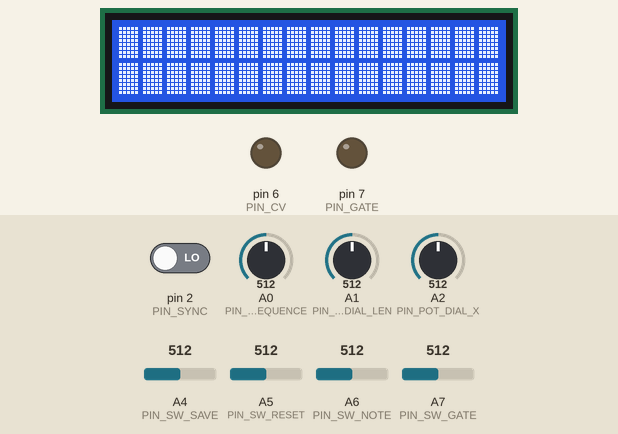
Recording of a sketch running on a simulated Arduino Nano, built with avr-gcc and run on an emulated ATmega328P. Parts: 16×2 character LCD, output pins drawn as LEDs (lit = HIGH). The test bench sets the inputs (shaded band); at power-on: A4 (PIN_SW_SAVE) = 512, A7 (PIN_SW_GATE) = 512, pin 2 (PIN_SYNC) LOW, A1 (PIN_POT_DIAL_LEN) = 512, A0 (PIN_POT_DIAL_SEQUENCE) = 512, A2 (PIN_POT_DIAL_X) = 512, A5 (PIN_SW_RESET) = 512, A6 (PIN_SW_NOTE) = 512. EEPROM starts erased.

Above: at 1.2 s.
1.3 s: A4 (PIN_SW_SAVE) set to 22
2.8 s: A4 (PIN_SW_SAVE) set to 17
At 4.0 s:
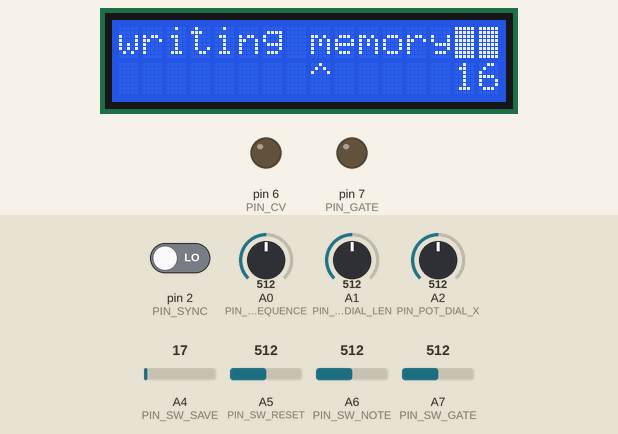
4.3 s: A7 (PIN_SW_GATE) set to 21
7.3 s: A7 (PIN_SW_GATE) set to 17
At 8.1 s:
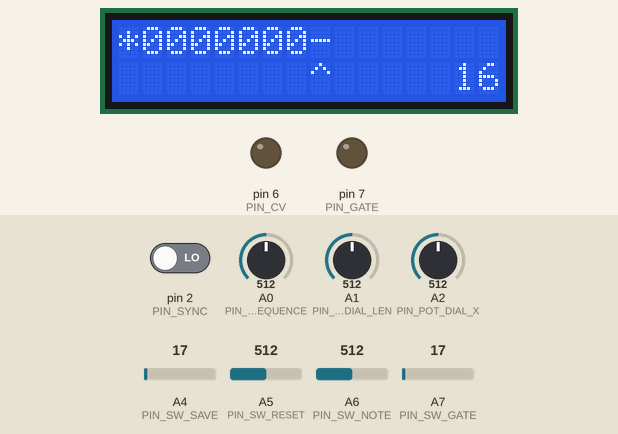
8.8 s: pin 2 (PIN_SYNC) driven HIGH
At 9.7 s:
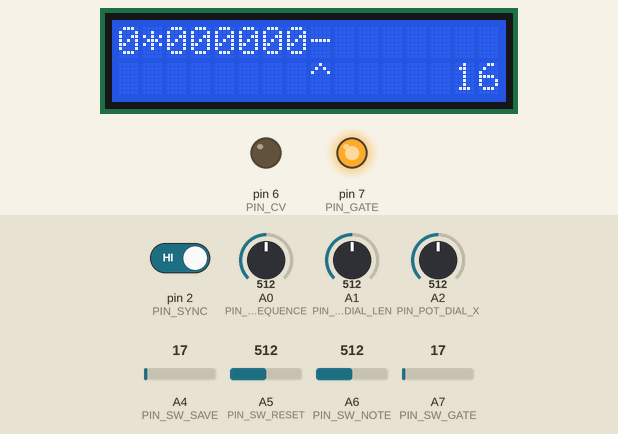
10.3 s: A1 (PIN_POT_DIAL_LEN) set to 67
At 11.5 s:
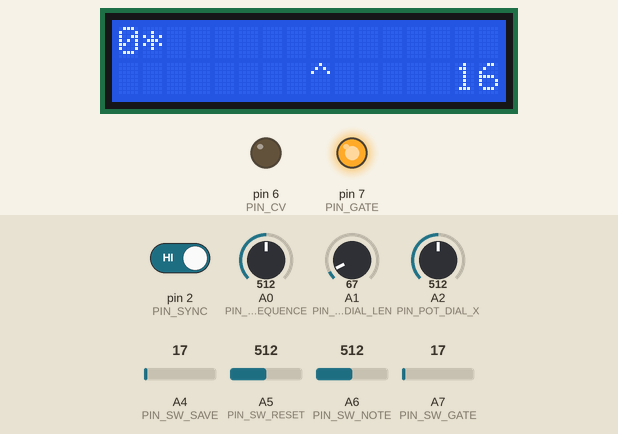
11.8 s: A1 (PIN_POT_DIAL_LEN) set to 57
At 12.8 s:
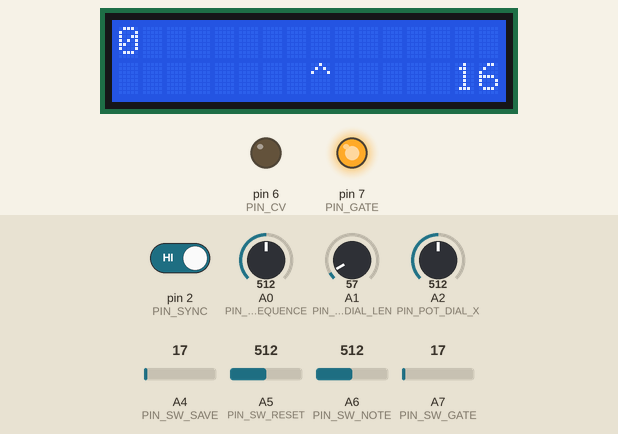
Timing chart, 0 to 14.3 s (numbered marks = the images above; inputs shaded):
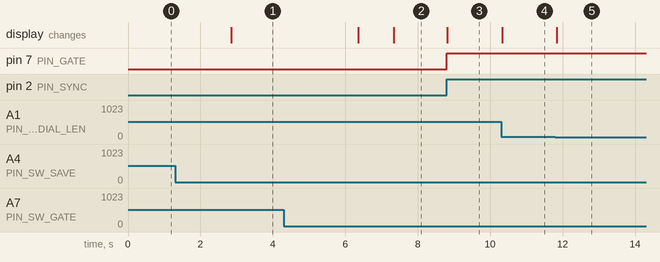

The sketch:

step_seq.ino
```cpp
#include <LiquidCrystal.h>
#include <EEPROM.h>

#include "step_seq.h"

// initialize the lcd library by associating any needed LCD interface pin
// with the arduino pin number it is connected to
LiquidCrystal lcd(PIN_RS, PIN_EN, PIN_D4, PIN_D5, PIN_D6, PIN_D7);

byte sequenceNotes[32][SEQUENCE_MAX_LEN];
byte sequenceGates[32][SEQUENCE_MAX_LEN];
char sequenceString[SEQUENCE_MAX_LEN];

byte sequenceLen = SEQUENCE_MAX_LEN;

byte stepPos = 0;

byte dialXPos = 0;

byte newStep = 1;

byte currentSequence = 0;
byte sequenceBuffer = 0;

byte switchGatePressed = 0;
byte switchesPressed[255];

void readDials(){
  sequenceLen = (analogRead(PIN_POT_DIAL_LEN) + 1) / 64;
  if(sequenceLen > 15) sequenceLen = 15;

  dialXPos = (analogRead(PIN_POT_DIAL_X) + 1) / 64;
  if(dialXPos > 15) dialXPos = 15;

  char cursorString[SEQUENCE_MAX_LEN];

  cursorString[14] = sequenceBuffer / 10 + 48;
  cursorString[15] = sequenceBuffer % 10 + 48;

  for(int i=0; i<SEQUENCE_MAX_LEN; i++){
    if(i==dialXPos) cursorString[i] = '^';
    else if(i < 14) cursorString[i] = ' ';
    // cursorString[i] = ' ';
  }

  lcd.setCursor(0, 1);
  lcd.print(cursorString);

  // lcd.setCursor(0, 1);
  // lcd.print(analogRead(PIN_SW_GATE));

  if(isButtonPress(PIN_SW_NOTE)){
    byte dialYPos = (analogRead(PIN_POT_DIAL_Y) + 1) / 64;
    if(dialYPos > 12) dialYPos = 12;
    sequenceNotes[currentSequence][dialXPos] = dialYPos;
  }

  sequenceBuffer = (analogRead(PIN_POT_DIAL_SEQUENCE) + 1) / 32;
}

byte isNewButtonPress(int pin) {
  if (!switchesPressed[pin]) {
      if (analogRead(pin) < BUTTON_TRESH) {
          switchesPressed[pin] = 1;

          return 1;
      }
  } else {
      if (analogRead(pin) > BUTTON_TRESH) {
          switchesPressed[pin] = 0;
      }
  }

  return 0;
}

byte isButtonPress(int pin) {
  if (analogRead(pin) < BUTTON_TRESH) {
    return 1;
  }

  return 0;
}

void writeSequences(){
  lcd.setCursor(0, 0);
  lcd.print("writing memory");

  for (int i = 0; i < 32; i++){
    for(int j=0; j<SEQUENCE_MAX_LEN; j++){
      EEPROM.write(i*SEQUENCE_MAX_LEN*2 + j, sequenceGates[i][j]);
      EEPROM.write(i*SEQUENCE_MAX_LEN*2 + SEQUENCE_MAX_LEN+j, sequenceNotes[i][j]);
    }
  }
}

void readSequences(){
  for (int i = 0; i < 32; i++){
    for(int j=0; j<SEQUENCE_MAX_LEN; j++){
      byte value = EEPROM.read(i*SEQUENCE_MAX_LEN*2 + j);
      sequenceGates[i][j] = value;

      value = EEPROM.read(i*SEQUENCE_MAX_LEN*2 + SEQUENCE_MAX_LEN+j);
      if(value > 12) value = 0;
      sequenceNotes[i][j] = value;
    }
  }
}

void readButtons(){
  if(isNewButtonPress(PIN_SW_GATE)){
    sequenceGates[currentSequence][dialXPos] = !sequenceGates[currentSequence][dialXPos];
  }

  if(isNewButtonPress(PIN_SW_RESET)){
    stepPos = 0;
  }

  if(isNewButtonPress(PIN_SW_SAVE)){
    writeSequences();
  }
}

void printSequence(){

  for(int i=0; i<SEQUENCE_MAX_LEN; i++){

    if(i>sequenceLen){
      sequenceString[i] = ' ';
    } else{;
      if(i ==  stepPos) sequenceString[i] = '*';
      else if(sequenceGates[currentSequence][i]){
        if(sequenceNotes[currentSequence][i] == 10) sequenceString[i] = 1;
        else if(sequenceNotes[currentSequence][i] == 11) sequenceString[i] = 2;
        else if(sequenceNotes[currentSequence][i] == 12) sequenceString[i] = 3;
        else sequenceString[i] = sequenceNotes[currentSequence][i] + 48;
      } else {
        sequenceString[i] = '-';
      }
    }
  }

  // lcd.noCursor();
  lcd.setCursor(0, 0);
  lcd.print(sequenceString);
}

byte isNewStep(){
  if(newStep){
    if(digitalRead(PIN_SYNC) != LOW){
      newStep = 0;
      return 1;
    }
  } else{
    if(digitalRead(PIN_SYNC) == LOW){
      newStep = 1;
    }
  }

  return 0;
}

void executeStep(){
  stepPos++;

  if(stepPos > sequenceLen){
    stepPos = 0;
    currentSequence = sequenceBuffer;
  }

  if(sequenceGates[currentSequence][stepPos]){
    digitalWrite(PIN_GATE, HIGH);
  } else{
    digitalWrite(PIN_GATE, LOW);
  }

  analogWrite(PIN_CV, sequenceNotes[currentSequence][stepPos]*10);
}

void setup() {

  pinMode(PIN_SYNC, INPUT);
  pinMode(PIN_CV, OUTPUT);
  pinMode(PIN_GATE, OUTPUT);

  pinMode(PIN_SW_GATE, INPUT_PULLUP);
  pinMode(PIN_SW_NOTE, INPUT_PULLUP);
  pinMode(PIN_SW_NOTE, INPUT_PULLUP);
  pinMode(PIN_SW_SAVE, INPUT_PULLUP);
  // digitalWrite(PIN_SW_GATE, HIGH);

  lcd.createChar(1, ten);
  lcd.createChar(2, eleven);
  lcd.createChar(3, twelve);

  // set up the LCD's number of columns and rows:
  lcd.begin(16, 2);
  // Print a message to the LsCD.
  lcd.print("reading memory");

  readSequences();

  attachInterrupt(digitalPinToInterrupt(PIN_SYNC), executeStep, RISING);
}

void loop() {
  printSequence();
  readDials();
  readButtons();

  // if(isNewStep()){
  //   executeStep();
  // }

  delay(10);

  // lcd.setCursor(1, 1);
  // lcd.print("reading memory");
}
```

step_seq.h
```cpp
#ifndef _STEPSEQH_
#define _STEPSEQH_

#define PIN_RS 12
#define PIN_EN 11
#define PIN_D4 5
#define PIN_D5 4
#define PIN_D6 3
#define PIN_D7 8

#define PIN_CV 6
#define PIN_GATE 7
#define PIN_SYNC 2

#define PIN_POT_DIAL_SEQUENCE A0
#define PIN_POT_DIAL_LEN A1
#define PIN_POT_DIAL_X A2
#define PIN_POT_DIAL_Y A3

#define PIN_SW_GATE A7
#define PIN_SW_NOTE A6
#define PIN_SW_RESET A5
#define PIN_SW_SAVE A4

#define SEQUENCE_MAX_LEN 16

#define BUTTON_TRESH 20

byte ten[8] = {
  B10010,
  B10101,
  B10101,
  B10101,
  B10101,
  B10101,
  B10010,
};

byte eleven[8] = {
  B01001,
  B11011,
  B01001,
  B01001,
  B01001,
  B01001,
  B01001,
};

byte twelve[8] = {
  B10010,
  B10101,
  B10001,
  B10010,
  B10100,
  B10100,
  B10111,
};

#endif
```

Measured:
- the behaviour switches between 20 and 19 on A4 (PIN_SW_SAVE) (found by bisection; images 0 and 1)
- the behaviour switches between 20 and 19 on A7 (PIN_SW_GATE) (found by bisection; images 1 and 2)
- the behaviour switches between 63 and 62 on A1 (PIN_POT_DIAL_LEN) (found by bisection; images 4 and 5)
- after the input at 1.3 s, every drawn part: stays the same
- after the input at 2.8 s, the display: changes after 0.05 s (image 1)
- after the input at 7.3 s, the display: changes at once (image 2)
- after the input at 8.8 s, pin 7 (PIN_GATE): LOW → HIGH at once; the display: changes at once (image 3)
- after the input at 10.3 s, the display: changes at once (image 4)
- after the input at 11.8 s, the display: changes at once (image 5)
